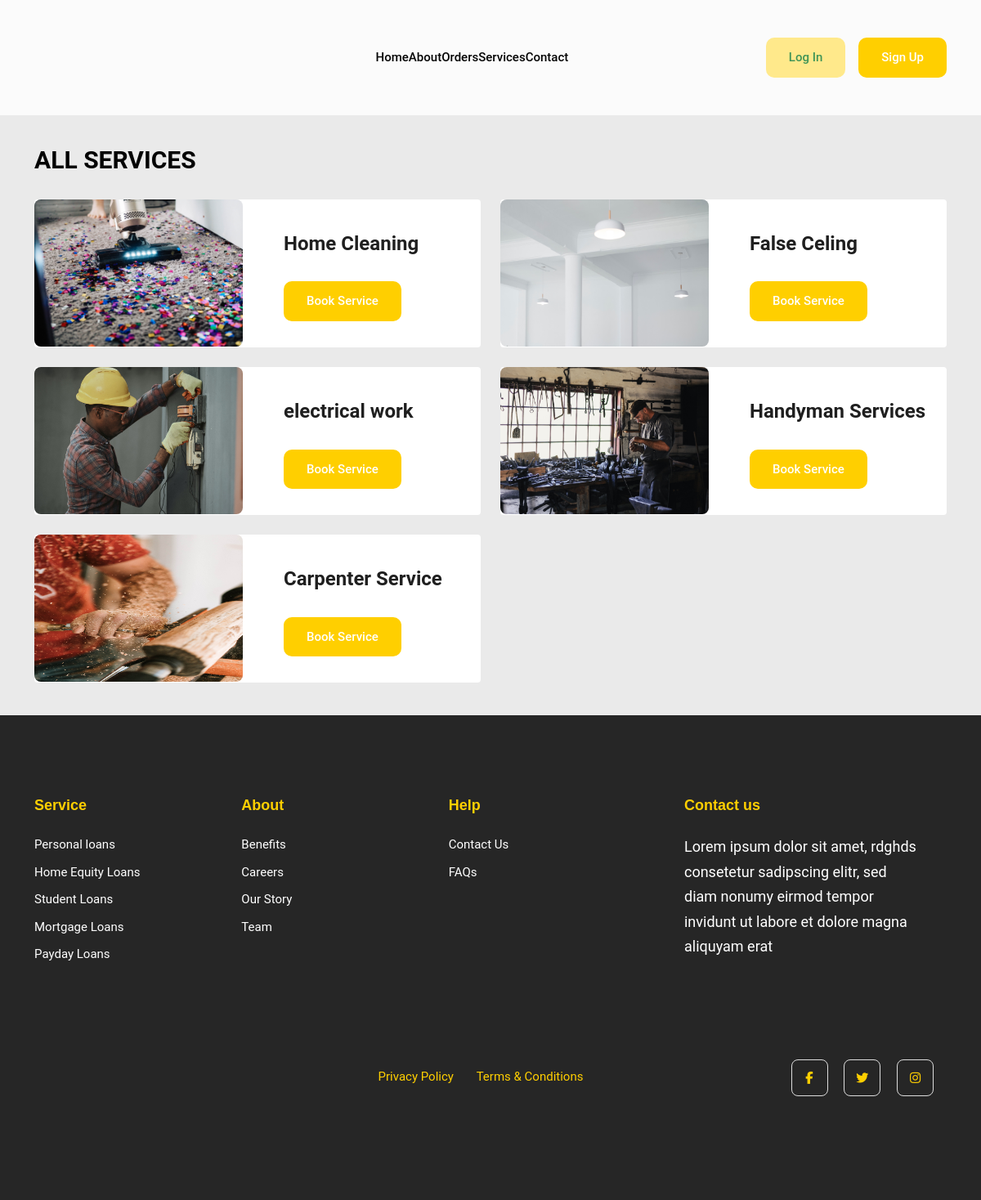
Page /services/ on the committed database.
### booking/models.py (models this page shows, shortened)
class services(models.Model):
    title=models.CharField(max_length=200,null=True)
    description=models.TextField(max_length=2000,null=True)
    slug = models.SlugField(max_length=1000 , null=True ,)
    category = models.ForeignKey(Category, on_delete=models.CASCADE, null=True)
    location = models.ForeignKey(Location, on_delete=models.CASCADE, null=True)
    photo = models.ImageField(upload_to='featured_image/', null=True)
    service_1 = models.CharField(max_length=200,null=True, blank=True)
    price_1 = models.IntegerField(null=True, blank=True)

### booking/views.py (the view)
# urls.py: path('services/' , serv , name="services"),
def serv(request):
    service = services.objects.all()
    return render(request , 'service_list.html' ,{'service' : service})

### templates/service_list.html (shortened to what this page needs)
{%include "base.html"%}
{% load static%}
<div class="bg-light py-3 service-13">
    <div class="container">
        <div class="section-title">
            <h1>ALL SERVICES </h1>
          </div>
        <div class="row">
            {% for c in service %}
            <div class="col-lg-6 wrap-service13-box">
                <div class="card card-shadow border-0 mb-4">
										<div class="row no-gutters align-items-stretch">
												<div class="col-md-6 d-flex align-items-stretch">
														<img src="/media/{{c.photo}}" alt="wrapkit" class="img-fluid rounded" />
												</div>
												<div class="col-md-6 p-3 d-flex align-items-stretch">
													<div class="ml-2 p-3">
														<h3  class="font-weight-medium mt-2"><a style="color: rgb(31, 31, 31);" href="javascript:void(0)" class="linking">{{c.title}}</a></h3>
                                                        <a href="{% url 'booking:services_detail' c.slug %}" class="btn btn-primary mt-4" type="submit">Book service</a>
													</div>
												</div>
										</div>
                </div>
            </div>
            {% endfor %}
        </div>
    </div>
</div>
{%include "footer.html"%}

### templates/base.html (shortened to what this page needs)
{% load static%}
	<link rel="stylesheet" href="{% static 'plugins/slick/slick.css'%}">
	<link rel="stylesheet" href="{% static 'plugins/font-awesome/fontawesome.min.css'%}">
	<link rel="stylesheet" href="{% static 'plugins/font-awesome/brands.css'%}">
	<link rel="stylesheet" href="{% static 'plugins/font-awesome/solid.css'%}">
	<link rel="stylesheet" href="{% static 'css/style.css'%}">
  <link rel="stylesheet" href="fonts/icomoon/style.css'%}">
<link rel="stylesheet" href="{% static 'service-css/owl.carousel.min.css'%}">
<link rel="stylesheet" href="{% static 'service-css/style.css'%}">
  <link rel="stylesheet" href="{% static 'search-css/main.css'%}">
</head>
<body>
<header class="navigation bg-tertiary">
	<nav class="navbar navbar-expand-xl navbar-light text-center py-3">
		<div class="container">
			<a class="navbar-brand" href="{% url 'booking:home' %}">
				<img loading="prelaod" decoding="async" class="img-fluid" width="160" src="{% static 'images/logooo.png'%}" alt="Wallet">
			</a>
			<div class="collapse navbar-collapse" id="navbarSupportedContent">
				<ul class="navbar-nav mx-auto mb-2 mb-lg-0">
					<li class="nav-item"> <a class="nav-link" href="{% url 'booking:home' %}">Home</a>
					</li>
					<li class="nav-item "> <a class="nav-link" href="{% url 'booking:about' %}">About</a>
          </li>
					<li class="nav-item "> <a class="nav-link" href="{% url 'booking:orders' %}">Orders</a>
          </li>
					<li class="nav-item "> <a class="nav-link" href="{% url 'booking:services' %}">Services</a>
					</li>
					<li class="nav-item "> <a class="nav-link" href="{% url 'booking:contact' %}">Contact</a>
					</li>
				</ul>
          {% if user.is_authenticated %}
         <a href="{% url 'booking:orders' %}" class="btn btn-outline-primary">{{ user.get_username }}</a>
				 <a href="{% url 'logout' %}?next=/accounts/login/" class="btn btn-primary ms-2 ms-lg-3">Log Out</a>
          {% else %}
          				 <a href="{% url 'login' %}" class="btn btn-outline-primary">Log In</a>
				 <a href="{% url 'booking:register' %}" class="btn btn-primary ms-2 ms-lg-3">Sign Up</a>
          {% endif %}
			</div>
		</div>
	</nav>
</header>
  </body>
  </html>

### templates/footer.html (shortened to what this page needs)
{% load static%}
<footer style="background-color: #262626;" class="section-sm ">
    <div class="container">
        <div class="row justify-content-between">
            <div class="col-lg-2 col-md-4 col-6 mb-4">
                <div class="footer-widget">
                    <h5 class="mb-4 text-primary font-secondary">Service</h5>
                    <ul  class="list-unstyled">
                        <li class="mb-2"><a class="footer-link" href="service-details.html">Personal loans</a>
                        </li>
                        <li class="mb-2"><a class="footer-link" href="service-details.html">Home Equity Loans</a>
                        </li>
                        <li class="mb-2"><a class="footer-link" href="service-details.html">Student Loans</a>
                        </li>
                        <li class="mb-2"><a class="footer-link"  href="service-details.html">Mortgage Loans</a>
                        </li>
                        <li class="mb-2"><a class="footer-link" href="service-details.html">Payday Loans</a>
                        </li>
                    </ul>
                </div>
            </div>
            <div class="col-lg-2 col-md-4 col-6 mb-4">
                <div class="footer-widget">
                    <h5 class="mb-4 text-primary font-secondary">About</h5>
                    <ul class="list-unstyled">
                        <li class="mb-2"><a class="footer-link" href="#!">Benefits</a>
                        </li>
                        <li class="mb-2"><a class="footer-link" href="#!">Careers</a>
                        </li>
                        <li class="mb-2"><a class="footer-link" href="#!">Our Story</a>
                        </li>
                        <li class="mb-2"><a class="footer-link" href="#!">Team</a>
                        </li>
                    </ul>
                </div>
            </div>
            <div class="col-lg-2 col-md-4 col-6 mb-4">
                <div class="footer-widget">
                    <h5 class="mb-4 text-primary font-secondary">Help</h5>
                    <ul class="list-unstyled">
                        <li class="mb-2"><a class="footer-link" href="contact.html">Contact Us</a>
                        </li>
                        <li class="mb-2"><a class="footer-link" href="faq.html">FAQs</a>
                        </li>
                    </ul>
                </div>
            </div>
            <div class="col-lg-4 col-md-12 newsletter-form">
                <div style="background-color: #262626; padding: 35px;">
                    <h5 class="mb-4 text-primary font-secondary">Contact us</h5>
                    <p style="color: white;" class="mb-0">Lorem ipsum dolor sit amet, rdghds consetetur sadipscing elitr, sed diam nonumy eirmod tempor invidunt ut labore et dolore magna aliquyam erat</p>
                </div>
            </div>
        </div>
        <div class="row align-items-center mt-5 text-center text-md-start">
            <div class="col-lg-4">
        <a href="index.html">
          <img loading="prelaod" decoding="async" class="img-fluid" width="160" src="{% static 'images/logooo.png'%}" alt="Wallet">
        </a>
            </div>
            <div class="col-lg-4 col-md-6 mt-4 mt-lg-0">
                <ul class="list-unstyled list-inline mb-0 text-lg-center">
                    <li class="list-inline-item me-4"><a  href="privacy-policy.html">Privacy Policy</a>
                    </li>
                    <li class="list-inline-item me-4"><a  href="terms.html">Terms &amp; Conditions</a>
                    </li>
                </ul>
            </div>
            <div class="col-lg-4 col-md-6 text-md-end mt-4 mt-md-0">
                <ul class="list-unstyled list-inline mb-0 social-icons">
                    <li class="list-inline-item me-3"><a title="Explorer Facebook Profile"  href="https://facebook.com/"><i class="fab fa-facebook-f"></i></a>
                    </li>
                    <li class="list-inline-item me-3"><a title="Explorer Twitter Profile"  href="https://twitter.com/"><i class="fab fa-twitter"></i></a>
                    </li>
                    <li class="list-inline-item me-3"><a title="Explorer Instagram Profile" href="https://instagram.com/"><i class="fab fa-instagram"></i></a>
                    </li>
                </ul>
            </div>
        </div>
    </div>
</footer>

### static/service-css/style.css (style rules this page uses)
body { font-family: "Roboto", -apple-system, BlinkMacSystemFont, "Segoe UI", Roboto, "Helvetica Neue", Arial, "Noto Sans", sans-serif, "Apple Color Emoji", "Segoe UI Emoji", "Segoe UI Symbol", "Noto Color Emoji"; }
p { color: #b3b3b3; font-weight: 300; }
h1, h2, h3, h4, h5, h6, .h1, .h2, .h3, .h4, .h5, .h6 { font-family: "Roboto", -apple-system, BlinkMacSystemFont, "Segoe UI", Roboto, "Helvetica Neue", Arial, "Noto Sans", sans-serif, "Apple Color Emoji", "Segoe UI Emoji", "Segoe UI Symbol", "Noto Color Emoji"; }
a { -webkit-transition: .3s all ease; -o-transition: .3s all ease; transition: .3s all ease; }
a, a:hover { text-decoration: none !important; }

### static/search-css/main.css (style rules this page uses)
body { margin: 0; }
article, aside, footer, header, nav, section { display: block; }
h1 { font-size: 2em; margin: 0.67em 0; }
a { background-color: transparent; -webkit-text-decoration-skip: objects; }
img { border-style: none; }
button, html [type="button"], [type="reset"], [type="submit"] { -webkit-appearance: button; }
* { box-sizing: border-box; }

### templates/base.html (style rules this page uses)
p { font-size: 18px; color: black; font-weight: 400; }

### templates/service_list.html (style rules this page uses)
.rounded { min-height: 12em; max-height: 12em; min-width: 17em; max-width: 17em; }

### templates/footer.html (style rules this page uses)
.footer-link { color: white !important; }

### rows in the picture
services: photo (picture), title "Home Cleaning"
services: photo (picture), title "False Celing"
services: photo (picture), title "electrical work"
services: photo (picture), title "Handyman Services"
services: photo (picture), title "Carpenter Service"
